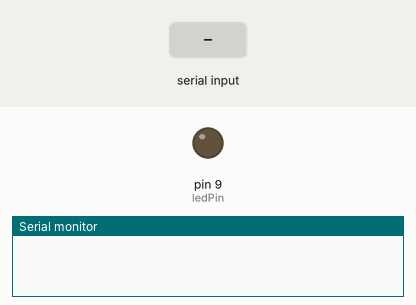
Simulated run of this sketch. Board: Arduino Uno, built with avr-gcc and run on an emulated ATmega328P. Shown: output pins drawn as LEDs (lit = HIGH), the last lines printed to the serial monitor. The test bench sets the inputs (shaded band).

Above: at 1.2 s.
1.3 s: "90,45\n" received over Serial
At 2.5 s:
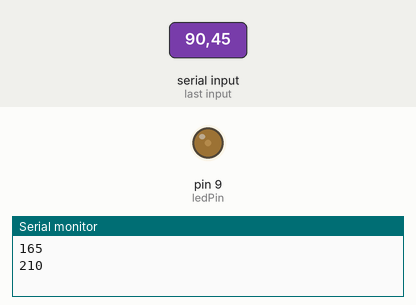
2.8 s: "30,150\n" received over Serial
At 3.9 s:
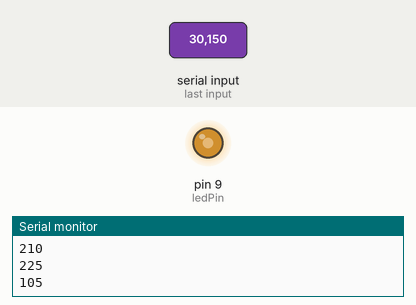
4.3 s: "200\n" received over Serial
At 4.9 s:
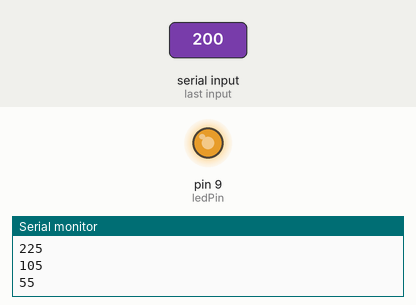
5.8 s: "90\n" received over Serial
At 7.2 s:
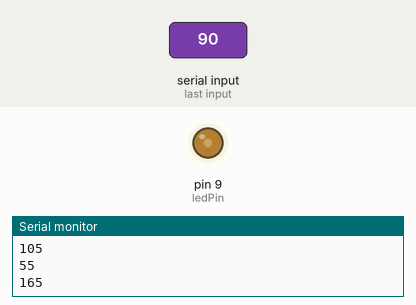
Timing chart, 0 to 8.3 s (numbered marks = the images above; inputs shaded):
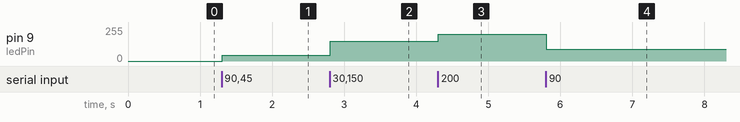

The sketch:

arduino_sine_led.ino.ino
```cpp
int ledPin = 9;
void setup() {
  Serial.begin(9600);
  pinMode(ledPin, OUTPUT);
}
void loop() {
  if (Serial.available() > 0) {
    int v = Serial.parseInt();
    while (Serial.available()>0) Serial.read();
    int duty = constrain(v, 0, 255);
    analogWrite(ledPin, duty);
    int inverted = 255 - duty;
    Serial.println(inverted);
  }
  delay(1);
}
```

Measured:
- after the input at 1.3 s, pin 9 (ledPin): 0/255 → 45/255 at once
- after the input at 2.8 s, pin 9 (ledPin): 45/255 → 150/255 at once
- after the input at 4.3 s, pin 9 (ledPin): 150/255 → 200/255 at once
- after the input at 5.8 s, pin 9 (ledPin): 200/255 → 90/255 at once
